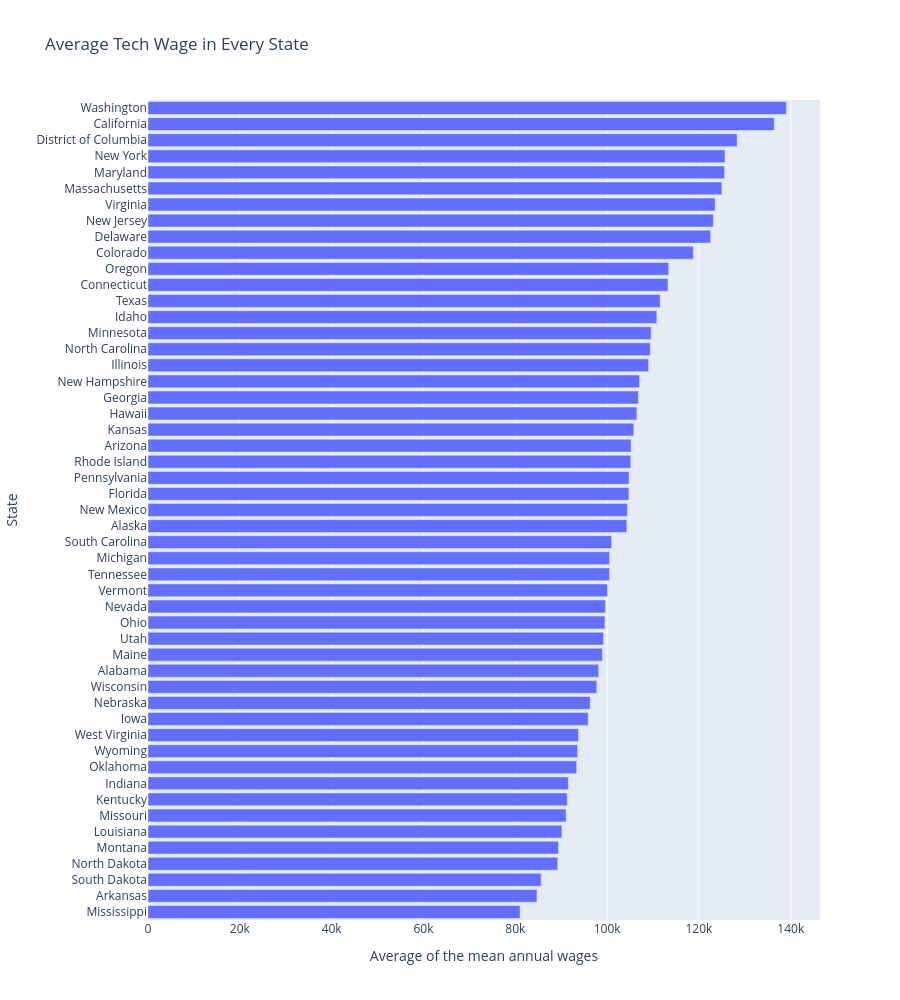

Write notebook code for a chart like this one.
### Markdown cell above
## 3. Bar Chart: Avarege Tech Wage in Every State

- **Objective:** To find out which states pay tech workers the most, by comparing the avarage of the mean of the 12 occupations' annual wages in every state.
- **Why this visualisation type:** A bar chart compares one number across many categories, here the avarege wage for each state. Sorting the bars from lowest to highest makes the ranking easy to read. I used the interactive version so it is possible to hover over a bar to see the exact value

### Code cell
state_avg = states.groupby("AREA_TITLE", as_index=False)["A_MEAN"].mean()
state_avg = state_avg.sort_values("A_MEAN")

fig_3 = px.bar(state_avg,
               x="A_MEAN",
               y="AREA_TITLE",
               height=1000,
               labels={"A_MEAN": "Average of the mean annual wages", "AREA_TITLE": "State"},
               title="Average Tech Wage in Every State")
fig_3.show()

### Figure 1 — Plotly figure (JSON) as saved in the notebook; plotly's stock layout.template omitted (floating-point values rounded to 4 significant figures)
{"data": [{"hovertemplate": "Average of the mean annual wages=%{x}<br>State=%{y}<extra></extra>", "legendgroup": "", "marker": {"color": "#636efa", "pattern": {"shape": ""}}, "name": "", "orientation": "h", "showlegend": false, "textposition": "auto", "type": "bar", "x": [81050.0, 84720.0, 85630.0, 89250.0, 89420.0, 90150.0, 91080.0, 91310.0, 91560.0, 93370.0, 93570.0, 93760.0, 95870.0, 96310.0, 97750.0, 98160.0, 98970.0, 99220.0, 99530.0, 99630.0, 100100.0, 100500.0, 100500.0, 101000.0, 104300.0, 104400.0, 104700.0, 104800.0, 105100.0, 105200.0, 105800.0, 106500.0, 106800.0, 107100.0, 109000.0, 109400.0, 109600.0, 110800.0, 111600.0, 113300.0, 113400.0, 118800.0, 122500.0, 123100.0, 123500.0, 125000.0, 125600.0, 125700.0, 128300.0, 136400.0, 139000.0], "xaxis": "x", "y": ["Mississippi", "Arkansas", "South Dakota", "North Dakota", "Montana", "Louisiana", "Missouri", "Kentucky", "Indiana", "Oklahoma", "Wyoming", "West Virginia", "Iowa", "Nebraska", "Wisconsin", "Alabama", "Maine", "Utah", "Ohio", "Nevada", "Vermont", "Tennessee", "Michigan", "South Carolina", "Alaska", "New Mexico", "Florida", "Pennsylvania", "Rhode Island", "Arizona", "Kansas", "Hawaii", "Georgia", "New Hampshire", "Illinois", "North Carolina", "Minnesota", "Idaho", "Texas", "Connecticut", "Oregon", "Colorado", "Delaware", "New Jersey", "Virginia", "Massachusetts", "Maryland", "New York", "District of Columbia", "California", "Washington"], "yaxis": "y"}], "layout": {"barmode": "relative", "height": 1000, "legend": {"tracegroupgap": 0}, "title": {"text": "Average Tech Wage in Every State"}, "xaxis": {"anchor": "y", "domain": [0, 1], "title": {"text": "Average of the mean annual wages"}}, "yaxis": {"anchor": "x", "domain": [0, 1], "title": {"text": "State"}}}}
